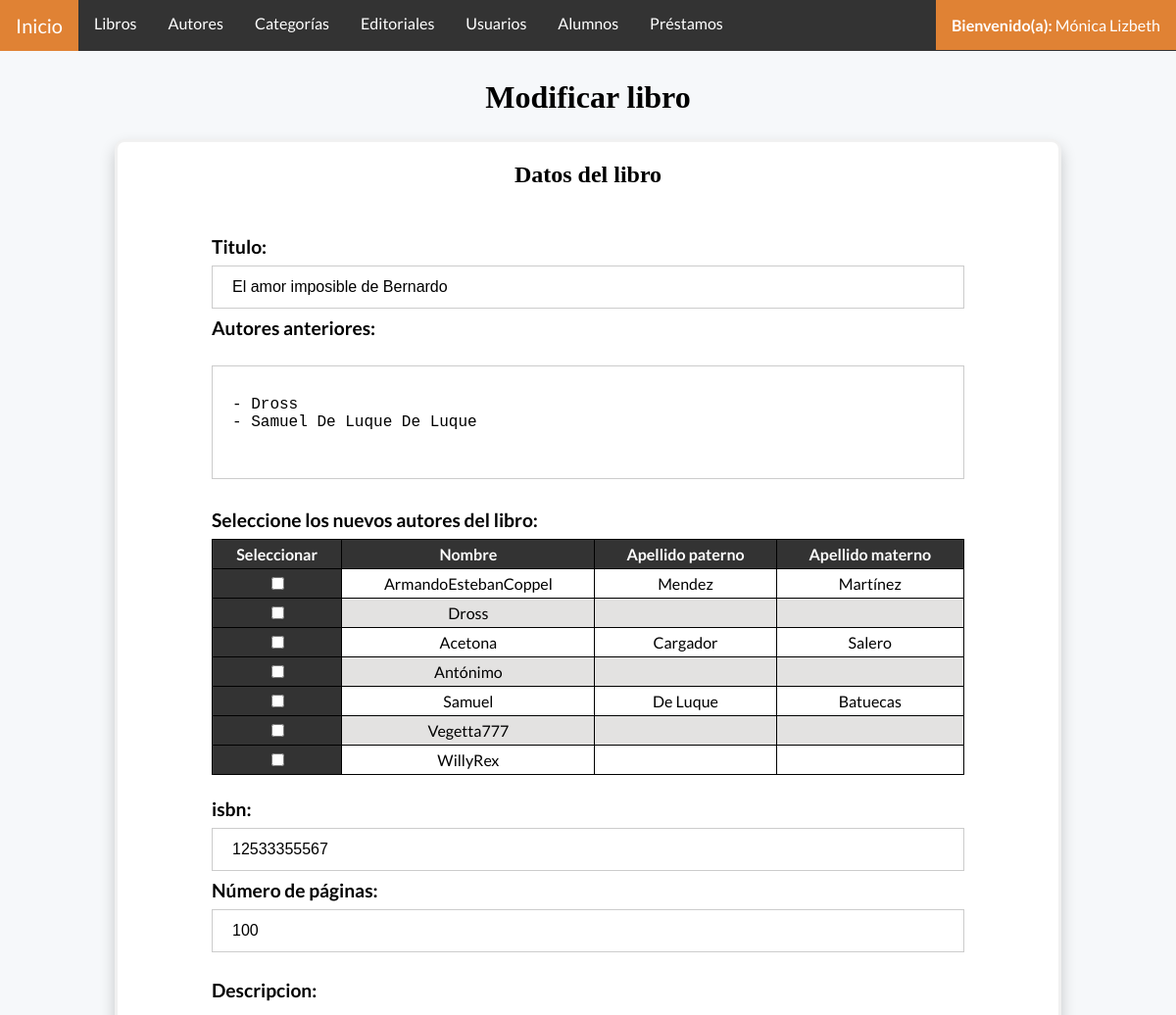
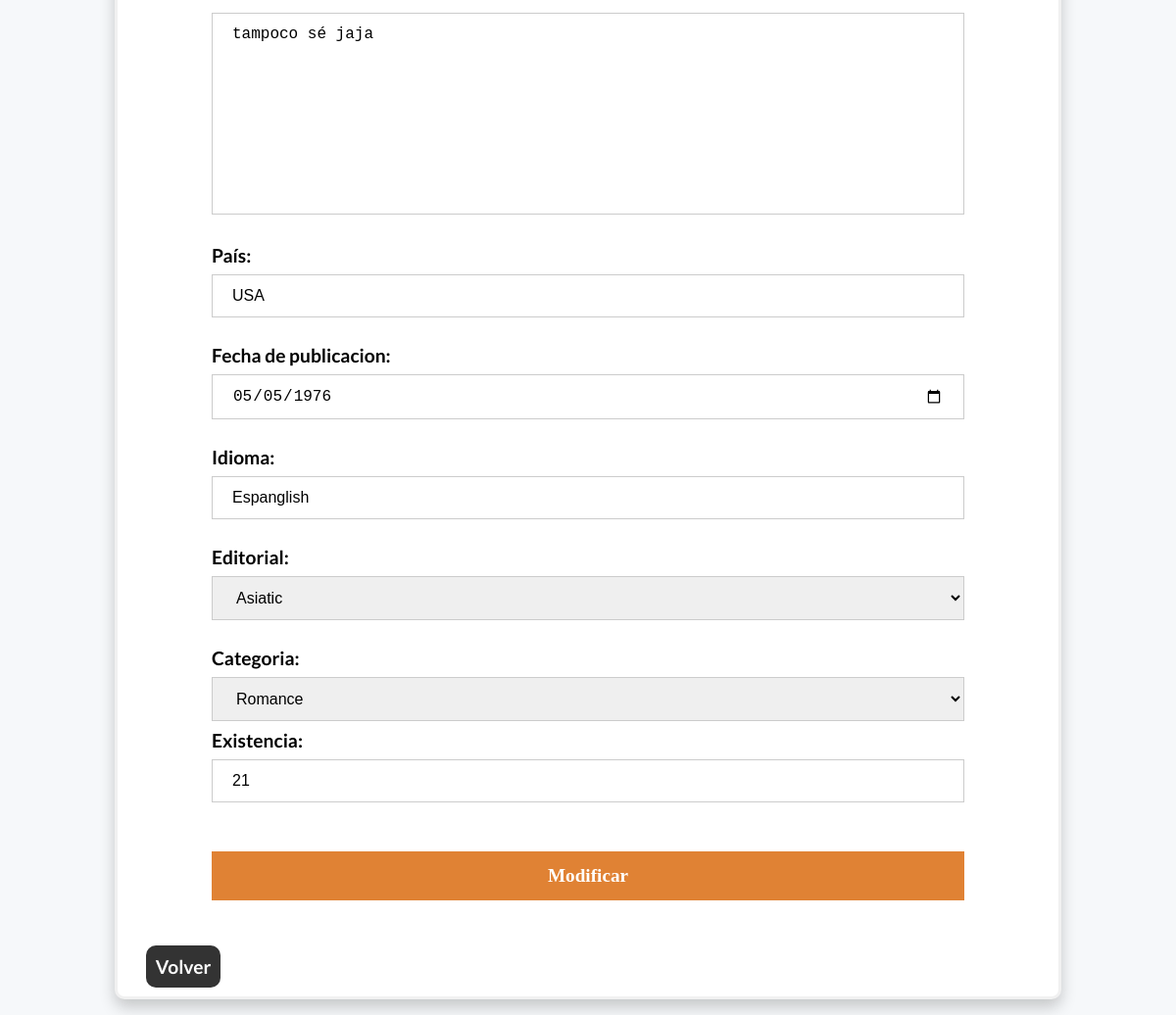
/libroModificar.php?id=2 (signed in), run on the app's committed database (2 pictures, top to bottom).
### tables this page shows
CREATE TABLE `libros` (
  `idLibro` int(11) NOT NULL AUTO_INCREMENT,
  `titulo` varchar(200) NOT NULL,
  `paginas` int(11) NOT NULL,
  `descripcion` varchar(1100) NOT NULL,
  `pais` varchar(20) DEFAULT NULL,
  `fechaPublicacion` date NOT NULL,
  `idioma` varchar(20) DEFAULT NULL,
  `isbn` varchar(13) DEFAULT NULL,
  `existencia` int(11) NOT NULL,
  `idCategoria` int(11) NOT NULL,
  `idEditorial` int(11) NOT NULL,
  `numlibro` varchar(5) NOT NULL,
  `status` varchar(20) NOT NULL,
  PRIMARY KEY (`idLibro`),
  KEY `idCategoria` (`idCategoria`),
  KEY `idEditorial` (`idEditorial`),
  CONSTRAINT `libros_ibfk_1` FOREIGN KEY (`idCategoria`) REFERENCES `categorias` (`idCategoria`),
  CONSTRAINT `libros_ibfk_2` FOREIGN KEY (`idEditorial`) REFERENCES `editoriales` (`idEditorial`)
);

CREATE TABLE `autores` (
  `idAutor` int(11) NOT NULL AUTO_INCREMENT,
  `nombre` varchar(50) NOT NULL,
  `apellidoPaterno` varchar(30) DEFAULT NULL,
  `apellidoMaterno` varchar(30) DEFAULT NULL,
  `status` varchar(20) NOT NULL,
  PRIMARY KEY (`idAutor`)
);

### Conexion.php (called while the page is built, shortened)
<?php
    class Server {
        public $server;
        public $user;
        public $pass;
        public $db;
        public $conexion;
        public function conectar() {
            $this->conexion = new mysqli( $this->server, $this->user, $this->pass, $this->db );
        }
        public function consultarTabla($tabla, $condiciones = null) {
            if ($condiciones === null) {
                $sql = "Select * FROM $tabla WHERE status = 'Activo';";
            }else {
                $sql = "Select * FROM $tabla WHERE $condiciones status = 'Activo';";
            }
            return $this->conexion->query($sql);
        }
        public function buscarLibro($libro) {
            if (is_int($libro)){
                $sql = "CALL buscarLibroID($libro);";
            }else{
                $sql = "CALL buscarLibro('$libro');";
            }
            if($sentencia = $this->conexion->prepare($sql)){
                $sentencia->execute();
                if($resultado = $sentencia->get_result() )
                 return $resultado;
            }
        }
       public function obtenerAutores($idLibro) {
        $sql = "CALL obtenerAutores($idLibro);";
        if($sentencia = $this->conexion->prepare($sql)){
            $sentencia->execute();
            if($resultado = $sentencia->get_result() )
            return $resultado;
         }
       }
    }
    $server = new Server;
    $server->server = "127.0.0.1";
    $server->user = "root";
    $server->pass = "";
    $server->db = "bd_biblioteca";
?>

### libroModificar.php (the view, shortened to what this page needs)
<?php
    include("Conexion.php");
    if (isset($_GET["id"])){
        $id = (int)$_GET["id"];
        $datos = $server->buscarLibro($id);
        if ($libro = mysqli_fetch_array($datos)){
            $isbn = $libro['isbn'];
            $titulo = $libro['titulo'];
            $paginas = $libro['paginas'];
            $descripcion = $libro['descripcion'];
            $pais = $libro['pais'];
            $fechaPublicacion = $libro['fechaPublicacion'];
            $idioma = $libro['idioma'];
            $existencia = $libro['existencia'];
            $autoresLibro = $server->obtenerAutores($libro['idLibro']);
            $autores = $server->consultarTabla("autores");
            $categorias = $server->consultarTabla("categorias");
            $editoriales = $server->consultarTabla("editoriales");
        }else{
            header("Location: libroConsultar.php");
        }
    }else {
        header("Location: libroConsultar.php");
    }
?>
<!DOCTYPE html>
<html lang="es">
<head>
    <link href="css/Estilo.css" rel="stylesheet">
</head>
<body>
    <?php
    include("barraNavegacion.php");
    ?>
    <header>
        <div class="titulo">
            <h1>Modificar libro</h1>
        </div>
    </header>
    <div class= "frmFormulario">
        <h2>Datos del libro</h2>
        <form method="post" action= 'libroModificar.php?id=<?php echo $id;?>'>
            <div class="frmMargen">
                <label>Titulo: </label>
                <input value= "<?php echo $titulo; ?>" name="titulo" type="text" pattern="([\w]|[á-úñÑ.\s]|[!¡#$%&/\(\)=¿?-+])+" required>
                <label>Autores anteriores: </label><br><br>
                <textarea rows="5" cols="30" readonly>
                    <?php while ($autor = mysqli_fetch_array($autoresLibro)){
                               echo "\n- ".$autor["nombre"]." ".$autor["apellidoPaterno"]." ".$autor["apellidoPaterno"];
                            }?>
                </textarea><br><br>
                <label>Seleccione los nuevos autores del libro: </label>
                <div class = "tablaDatos">
                    <table>
                        <thead>
                            <tr>
                                <th scope="col">Seleccionar</th>
                                <th scope="col">Nombre</th>
                                <th scope="col">Apellido paterno</th>
                                <th scope="col">Apellido materno</th>
                            </tr>
                        </thead>
                        <tbody>
                            <?php
                                while($fila = mysqli_fetch_array($autores)){
                                    echo "<tr>";
                                    echo "<th scope='row'><input name='idAutor[]' type='checkbox' value='".$fila["idAutor"]."'></th>";
                                    echo "<td>".$fila['nombre']."</td>";
                                    echo "<td>".$fila['apellidoPaterno']."</td>";
                                    echo "<td>".$fila['apellidoMaterno']."</td>";
                                    echo "</tr>";
                                }
                            ?>
                        </tbody>
                    </table>
                </div>
                <label>isbn: </label>
                <input value= "<?php echo $isbn; ?>" name="isbn" type="text"  pattern="([-\d]){10,17}" required> <br>
                <label>Número de páginas: </label>
                <input value= "<?php echo $paginas; ?>" placeholder = "Seleccione o digite el número de páginas" name="paginas" type="number" min=1 required> <br><br>
                <label>Descripcion: </label> <br><br>
                <textarea placeholder = "Escriba una breve descripción" name="descripcion" rows="10" cols="50" required><?php echo $descripcion; ?></textarea> <br><br>
                <label>País: </label>
                <input value= "<?php echo $pais; ?>" name="pais" type="text" pattern="([a-z]|[A-Z]|[á-úñÑ\s])+"> <br><br>
                <label>Fecha de publicacion: </label>
                <input value= "<?php echo $fechaPublicacion; ?>" name="fechaPublicacion" type="date" required> <br><br>
                <label>Idioma: </label>
                <input value= "<?php echo $idioma; ?>" name="idioma" type="text" pattern="([a-z]|[A-Z]|[á-úñÑ\s])+" required> <br><br>
                <label>Editorial: </label>
                <select name="idEditorial" id="idEditorial">
                <?php
                    while ($editorial = mysqli_fetch_array($editoriales)){
                        echo "<option value='".$editorial['idEditorial']."'>".$editorial['editorial']."</option>";
                    }
                ?>
                </select>
                <br><br>
                <label>Categoria: </label>
                <select name="idCategoria" id="idCategoria">
                <?php
                    while ($categoria = mysqli_fetch_array($categorias)){
                        echo "<option value='".$categoria['idCategoria']."'>".$categoria['categoria']."</option>";
                    }
                ?>
                </select>
                <label>Existencia: </label>
                <input value= "<?php echo $existencia; ?>" placeholder = "Seleccione o digite el número de libros en existencia" name="existencia" type="number" min=1 required> <br><br>
                <button type="submit" name="modificar">Modificar</button>
            </div>
        </form>
        <a class = "cancel" href="libroConsultar.php">Volver</a> <br><br>
    </div>
</body>
</html>

### css/Estilo.css (style rules this page uses)
body { margin: 0; padding: 0; background-color: #F6F8FA; font-family: 'Lato', sans-serif; }
.frmFormulario, .inicio { background-color: white; border: 3px solid #f1f1f1; margin: 5%; margin-top: 2%; margin-right: auto; margin-left: auto; width: 80%; border-radius: 10px; box-shadow: 0px 8px 16px 0px rgba(0,0,0,0.2); ; }
.frmFormulario input[type=text],.frmFormulario input[type=password], .frmFormulario input[type=email], .frmFormulario textarea, .frmFormulario input[type=number], .frmFormulario input[type=date], .frmFormulario select { width: 100%; padding: 12px 20px; margin: 8px 0; display: inline-block; border: 1px solid #ccc; box-sizing: border-box; font-size: 16px; resize: none; }
.frmFormulario button { background-color:#e08234; color: white; padding: 14px 20px; margin: 8px 0; border: none; cursor: pointer; width: 100%; margin-top: 3%; font-family: 'Times New Roman', Times, serif; }
.frmFormulario label, .frmFormulario button { font-weight: bold; font-size: larger; }
h4,h3,h2,h1 { text-align: center; font-family: 'Cambria', Times, serif; }
.frmMargen, .frmMargen2 { margin: 10%; margin-top: 5%; margin-bottom: 5%; }
.tablaDatos table { width: 100%; border-collapse: collapse; text-align: center; border-radius: 10px; margin-top: 1%; margin-bottom: 3%; margin-right: auto; margin-left: auto; }
.tablaDatos thead, .tablaDatos th { background-color: #333; color: #ffffff; }
.tablaDatos th, .tablaDatos td { border: #000000 1px solid; padding: 5px; }
.tablaDatos tr:nth-child(even) { background-color: #85807d3b; }
.cancel, .agregar { color: #ffff; text-decoration: none; font-size: larger; padding: 10px 10px; margin: 3%; border-radius: 10px; font-weight: bold; }
.cancel { background-color: #333; }

### data on the page
libros: titulo "El amor imposible de Bernardo", isbn "12533355567", paginas "100", descripcion "tampoco sé jaja", pais "USA", fechaPublicacion "05/05/1976", idioma "Espanglish", existencia "21"
autores: nombre+apellidoPaterno "- Dross - Samuel De Luque De Luque", nombre "Dross"
autores: nombre "ArmandoEstebanCoppel", apellidoPaterno "Mendez", apellidoMaterno "Martínez"
autores: nombre "Acetona", apellidoPaterno "Cargador", apellidoMaterno "Salero"
autores: nombre "Antónimo"
autores: nombre "Samuel", apellidoPaterno "De Luque", apellidoMaterno "Batuecas"
autores: nombre "Vegetta777"
autores: nombre "WillyRex"

### other printed values
$_SESSION['nombres'] "Mónica Lizbeth"
form field idEditorial "Asiatic"
form field idCategoria "Romance"
